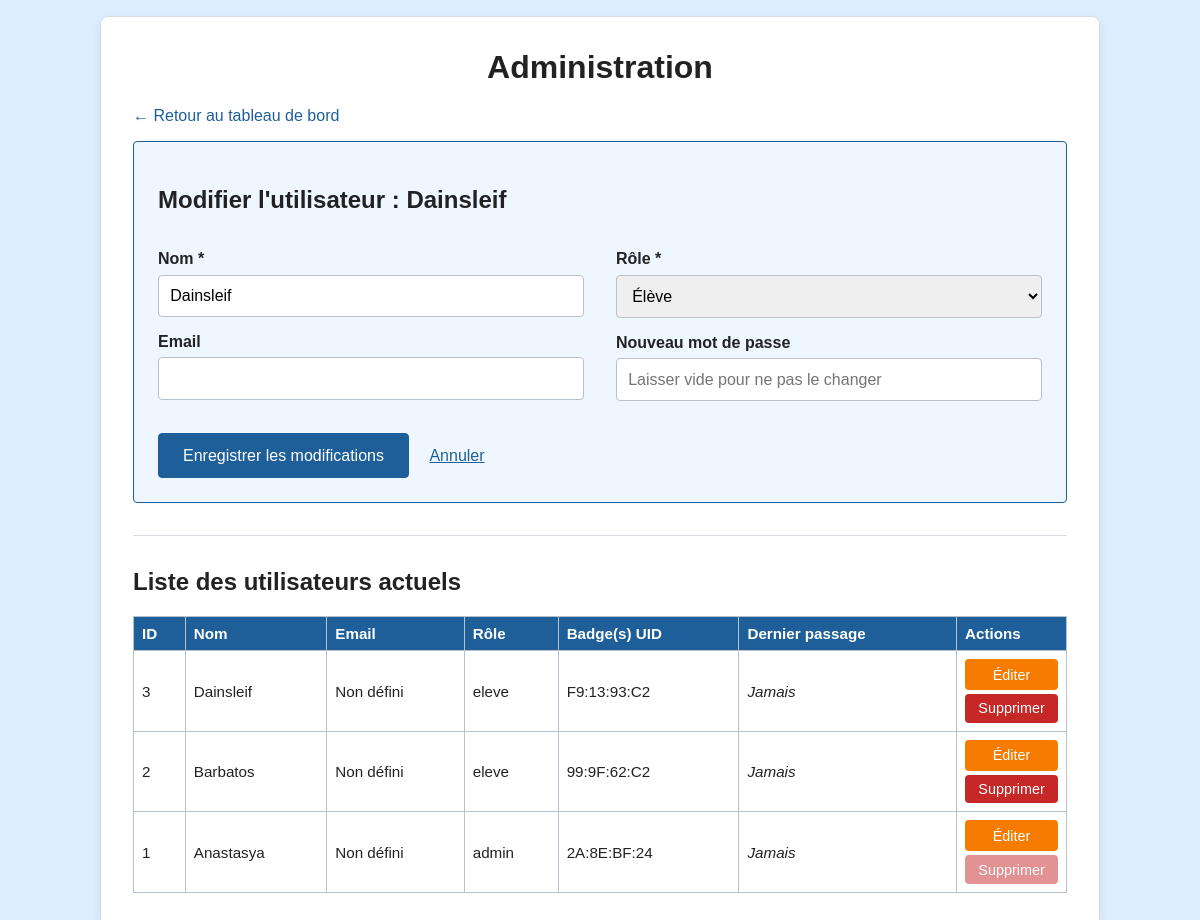
Screenshot of /gestion_utilisateurs.php?edit=3 (signed in) with the database file from the repository.
### tables this page shows
CREATE TABLE `Utilisateur` (
  `id_user` int(11) NOT NULL AUTO_INCREMENT,
  `nom` varchar(50) NOT NULL,
  `prenom` varchar(50) DEFAULT NULL,
  `email` varchar(100) DEFAULT NULL,
  `mot_de_passe` varchar(255) DEFAULT NULL,
  `role` enum('admin','eleve') NOT NULL DEFAULT 'eleve',
  PRIMARY KEY (`id_user`)
);

### gestion_utilisateurs.php (the view, shortened to what this page needs)
<?php
require_once 'db.php';
$idUtilisateurAEditer = (int)($_GET['edit'] ?? 0);
$utilisateurAEditer = null;
if ($idUtilisateurAEditer > 0) {
    $reqEdit = $pdo->prepare('SELECT id_user, nom, email, role FROM Utilisateur WHERE id_user = :id');
    $reqEdit->execute(['id' => $idUtilisateurAEditer]);
    $utilisateurAEditer = $reqEdit->fetch();
}
try {
    $requeteSelect = $pdo->query('
        SELECT
            u.id_user, u.nom, u.email, u.role,
            GROUP_CONCAT(DISTINCT b.uid_badge SEPARATOR ", ") as badges,
            MAX(a.date_heure) as dernier_passage
        FROM Utilisateur u
        LEFT JOIN Badge b ON u.id_user = b.id_user
        LEFT JOIN Acces a ON b.id_badge = a.id_badge
        GROUP BY u.id_user
        ORDER BY u.id_user DESC
    ');
    $utilisateurs = $requeteSelect->fetchAll();
} catch (PDOException $e) {
    die("Erreur de récupération : " . $e->getMessage());
}
?>
<!DOCTYPE html>
<html lang="fr">
<head>
    <link rel="stylesheet" href="styleprojet.css">
</head>
<body>
    <main class="admin-main">
        <h1>Administration</h1>
        <p><a href="tableauDeBord.php" style="color: #1f5f99; text-decoration: none;">← Retour au tableau de bord</a></p>
        <?php if ($utilisateurAEditer): ?>
            <div style="background: #eef6ff; padding: 1.5rem; border: 1px solid #1f5f99; border-radius: 4px;">
                <h2>Modifier l'utilisateur : <?= htmlspecialchars($utilisateurAEditer['nom']) ?></h2>
                <form method="post" action="gestion_utilisateurs.php">
                    <div class="form-grid">
                        <div>
                            <p>
                                <label for="nom_modif">Nom *</label><br>
                                <input type="text" id="nom_modif" name="nom" value="<?= htmlspecialchars($utilisateurAEditer['nom'], ENT_QUOTES, 'UTF-8') ?>" required>
                            </p>
                            <p>
                                <label for="email_modif">Email</label><br>
                                <input type="email" id="email_modif" name="email" value="<?= htmlspecialchars((string)$utilisateurAEditer['email'], ENT_QUOTES, 'UTF-8') ?>">
                            </p>
                        </div>
                        <div>
                            <p>
                                <label for="role_modif">Rôle *</label><br>
                                <select id="role_modif" name="role" required>
                                    <option value="eleve" <?= $utilisateurAEditer['role'] === 'eleve' ? 'selected' : '' ?>>Élève</option>
                                </select>
                            </p>
                            <p>
                                <label for="mdp_modif">Nouveau mot de passe</label><br>
                                <input type="password" id="mdp_modif" name="mot_de_passe" placeholder="Laisser vide pour ne pas le changer">
                            </p>
                        </div>
                    </div>
                    <button type="submit" name="modifier_utilisateur" style="width: auto; margin-top: 1rem; padding: 0.8rem 1.5rem;">Enregistrer les modifications</button>
                    <a href="gestion_utilisateurs.php" style="display:inline-block; margin-left: 1rem; color:#1f5f99;">Annuler</a>
                </form>
            </div>
            <hr class="separateur">
        <?php endif; ?>
        <h2>Liste des utilisateurs actuels</h2>
        <table>
            <thead>
                <tr>
                    <th>ID</th>
                    <th>Nom</th>
                    <th>Email</th>
                    <th>Rôle</th>
                    <th>Badge(s) UID</th>
                    <th>Dernier passage</th>
                    <th style="width: 110px;">Actions</th>
                </tr>
            </thead>
            <tbody>
                <?php foreach ($utilisateurs as $user): ?>
                    <tr>
                        <td><?= (int)$user['id_user'] ?></td>
                        <td><?= htmlspecialchars($user['nom'], ENT_QUOTES, 'UTF-8') ?></td>
                        <td><?= htmlspecialchars($user['email'] ?? 'Non défini', ENT_QUOTES, 'UTF-8') ?></td>
                        <td><?= htmlspecialchars($user['role'], ENT_QUOTES, 'UTF-8') ?></td>
                        <td><?= htmlspecialchars($user['badges'] ?? 'Aucun', ENT_QUOTES, 'UTF-8') ?></td>
                        <td>
                            <?php
                            if ($user['dernier_passage']) {
                                echo htmlspecialchars(date('d/m/Y H:i', strtotime($user['dernier_passage'])));
                            } else {
                                echo '<em>Jamais</em>';
                            }
                            ?>
                        </td>
                        <td style="text-align: center;">
                            <a href="gestion_utilisateurs.php?edit=<?= (int)$user['id_user'] ?>" class="btn-action btn-editer" style="display: block; width: 100%; box-sizing: border-box;">Éditer</a>
                            <form method="post" action="gestion_utilisateurs.php" style="margin: 0;" onsubmit="return confirm('Êtes-vous sûr de vouloir supprimer l\'utilisateur <?= htmlspecialchars(addslashes($user['nom'])) ?> ?');">
                                <button type="submit" name="supprimer_utilisateur" class="btn-action btn-supprimer" <?= ((int)$user['id_user'] === (int)$_SESSION['id_user']) ? 'disabled style="opacity: 0.5; cursor: not-allowed;" title="Impossible"' : '' ?>>
                                    Supprimer
                                </button>
                            </form>
                        </td>
                    </tr>
                <?php endforeach; ?>
            </tbody>
        </table>
    </main>
</body>
</html>

### styleprojet.css (style rules this page uses)
* { box-sizing: border-box; }
body { margin: 0; min-height: 100vh; display: flex; align-items: center; justify-content: center; padding: 1rem; font-family: Arial, sans-serif; background: #dceeff; color: #222; }
main { width: 100%; max-width: 420px; padding: 2rem; background: #fff; border: 1px solid #d9dee5; border-radius: 8px; box-shadow: 0 4px 12px rgba(0, 0, 0, 0.08); }
h1 { margin-top: 0; text-align: center; }
label { display: inline-block; margin-bottom: 0.4rem; font-weight: bold; }
input, button { width: 100%; padding: 0.7rem; font: inherit; border: 1px solid #b8c0cc; border-radius: 4px; }
button { border-color: #1f5f99; background: #1f5f99; color: #fff; cursor: pointer; }

### gestion_utilisateurs.php (style rules this page uses)
.admin-main { max-width: 1000px; }
table { width: 100%; border-collapse: collapse; margin-top: 1rem; font-size: 0.95rem; }
th, td { border: 1px solid #b8c0cc; padding: 0.5rem; text-align: left; }
th { background: #1f5f99; color: white; }
select { width: 100%; padding: 0.7rem; border: 1px solid #b8c0cc; border-radius: 4px; font: inherit; }
hr.separateur { border: 0; border-top: 1px solid #d9dee5; margin: 2rem 0; }
.form-grid { display: grid; grid-template-columns: 1fr 1fr; gap: 2rem; }
.btn-action { display: inline-block; padding: 0.4rem 0.6rem; font-size: 0.9rem; text-decoration: none; border-radius: 4px; border: 1px solid transparent; cursor: pointer; }
.btn-editer { background: #f57c00; color: white; margin-bottom: 4px; }
.btn-supprimer { background: #c62828; color: white; border: none; width: 100%; }

### rows the page displays
utilisateur: nom "Dainsleif", role "Élève", id_user "3", email "Non défini", role "eleve", badges "F9:13:93:C2"
utilisateur: id_user "2", nom "Barbatos", email "Non défini", role "eleve", badges "99:9F:62:C2"
utilisateur: id_user "1", nom "Anastasya", email "Non défini", role "admin", badges "2A:8E:BF:24"
